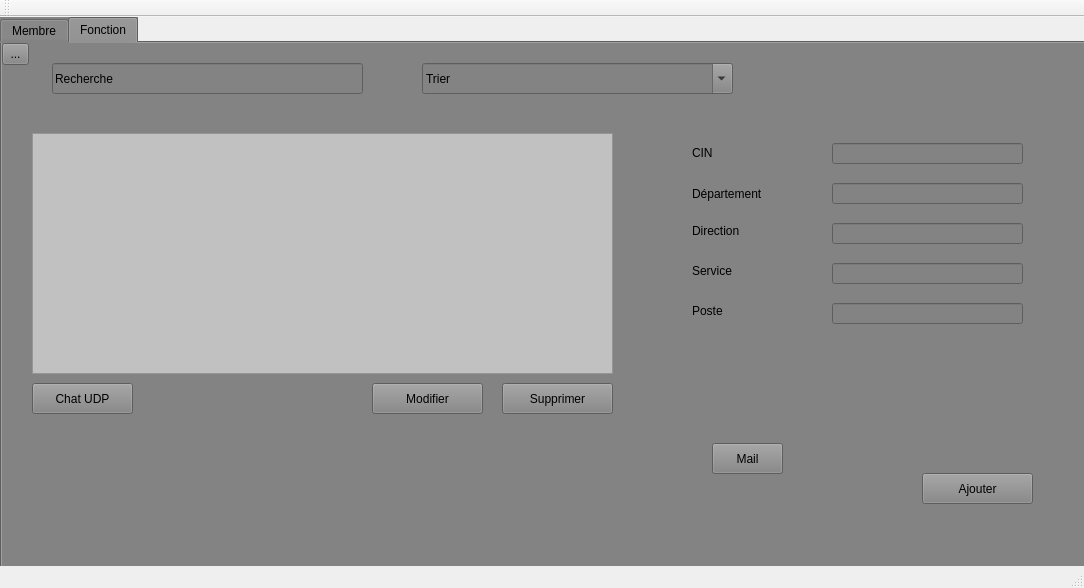
<?xml version="1.0" encoding="UTF-8"?>
<ui version="4.0">
 <class>MainWindow</class>
 <widget class="QMainWindow" name="MainWindow">
  <property name="geometry">
   <rect>
    <x>0</x>
    <y>0</y>
    <width>1084</width>
    <height>588</height>
   </rect>
  </property>
  <property name="windowTitle">
   <string>Gestion des Clients</string>
  </property>
  <widget class="QWidget" name="centralWidget">
   <widget class="QGroupBox" name="groupBox">
    <property name="geometry">
     <rect>
      <x>20</x>
      <y>30</y>
      <width>311</width>
      <height>161</height>
     </rect>
    </property>
    <property name="title">
     <string>Ajouter Client</string>
    </property>
    <widget class="QLabel" name="label">
     <property name="geometry">
      <rect>
       <x>10</x>
       <y>40</y>
       <width>47</width>
       <height>13</height>
      </rect>
     </property>
     <property name="text">
      <string>Nom</string>
     </property>
    </widget>
    <widget class="QLabel" name="label_2">
     <property name="geometry">
      <rect>
       <x>10</x>
       <y>80</y>
       <width>47</width>
       <height>13</height>
      </rect>
     </property>
     <property name="text">
      <string>Prénom</string>
     </property>
    </widget>
    <widget class="QLabel" name="label_3">
     <property name="geometry">
      <rect>
       <x>10</x>
       <y>120</y>
       <width>47</width>
       <height>13</height>
      </rect>
     </property>
     <property name="text">
      <string>Age</string>
     </property>
    </widget>
    <widget class="QLineEdit" name="lineEdit">
     <property name="geometry">
      <rect>
       <x>140</x>
       <y>40</y>
       <width>113</width>
       <height>20</height>
      </rect>
     </property>
    </widget>
    <widget class="QLineEdit" name="lineEdit_2">
     <property name="geometry">
      <rect>
       <x>140</x>
       <y>80</y>
       <width>113</width>
       <height>20</height>
      </rect>
     </property>
    </widget>
    <widget class="QLineEdit" name="lineEdit_3">
     <property name="geometry">
      <rect>
       <x>140</x>
       <y>120</y>
       <width>113</width>
       <height>20</height>
      </rect>
     </property>
    </widget>
   </widget>
   <widget class="QPushButton" name="pushButton">
    <property name="geometry">
     <rect>
      <x>250</x>
      <y>210</y>
      <width>75</width>
      <height>23</height>
     </rect>
    </property>
    <property name="text">
     <string>Ajouter</string>
    </property>
   </widget>
   <widget class="QTabWidget" name="tabWidget">
    <property name="geometry">
     <rect>
      <x>0</x>
      <y>0</y>
      <width>1091</width>
      <height>601</height>
     </rect>
    </property>
    <property name="styleSheet">
     <string notr="true">background-color: rgb(131, 131, 131);
font: 12pt &quot;Arial&quot;;



</string>
    </property>
    <property name="currentIndex">
     <number>1</number>
    </property>
    <widget class="QWidget" name="tab">
     <attribute name="title">
      <string>Membre</string>
     </attribute>
     <widget class="QFrame" name="frame">
      <property name="geometry">
       <rect>
        <x>30</x>
        <y>90</y>
        <width>591</width>
        <height>231</height>
       </rect>
      </property>
      <property name="styleSheet">
       <string notr="true">
background-color: rgb(193, 193, 193);

</string>
      </property>
      <property name="frameShape">
       <enum>QFrame::StyledPanel</enum>
      </property>
      <property name="frameShadow">
       <enum>QFrame::Raised</enum>
      </property>
     </widget>
     <widget class="QPushButton" name="pb_ajouter_2">
      <property name="geometry">
       <rect>
        <x>920</x>
        <y>420</y>
        <width>111</width>
        <height>31</height>
       </rect>
      </property>
      <property name="text">
       <string>Ajouter</string>
      </property>
     </widget>
     <widget class="QPushButton" name="pushButton_3">
      <property name="geometry">
       <rect>
        <x>400</x>
        <y>330</y>
        <width>101</width>
        <height>31</height>
       </rect>
      </property>
      <property name="text">
       <string>Modifier</string>
      </property>
     </widget>
     <widget class="QPushButton" name="pushButton_4">
      <property name="geometry">
       <rect>
        <x>520</x>
        <y>330</y>
        <width>101</width>
        <height>31</height>
       </rect>
      </property>
      <property name="text">
       <string>Supprimer</string>
      </property>
     </widget>
     <widget class="QLineEdit" name="le_id">
      <property name="geometry">
       <rect>
        <x>850</x>
        <y>100</y>
        <width>181</width>
        <height>21</height>
       </rect>
      </property>
     </widget>
     <widget class="QLineEdit" name="le_nom">
      <property name="geometry">
       <rect>
        <x>850</x>
        <y>140</y>
        <width>181</width>
        <height>21</height>
       </rect>
      </property>
     </widget>
     <widget class="QLineEdit" name="le_prenom">
      <property name="geometry">
       <rect>
        <x>850</x>
        <y>180</y>
        <width>181</width>
        <height>21</height>
       </rect>
      </property>
     </widget>
     <widget class="QLineEdit" name="lineEdit_7">
      <property name="geometry">
       <rect>
        <x>50</x>
        <y>20</y>
        <width>291</width>
        <height>31</height>
       </rect>
      </property>
      <property name="text">
       <string>Recherche</string>
      </property>
     </widget>
     <widget class="QFontComboBox" name="Trier">
      <property name="geometry">
       <rect>
        <x>410</x>
        <y>20</y>
        <width>301</width>
        <height>31</height>
       </rect>
      </property>
      <property name="currentText">
       <string>Trier</string>
      </property>
     </widget>
     <widget class="QPushButton" name="pushButton_5">
      <property name="geometry">
       <rect>
        <x>720</x>
        <y>400</y>
        <width>81</width>
        <height>31</height>
       </rect>
      </property>
      <property name="text">
       <string>Mail</string>
      </property>
     </widget>
     <widget class="QPushButton" name="pushButton_6">
      <property name="geometry">
       <rect>
        <x>30</x>
        <y>330</y>
        <width>101</width>
        <height>31</height>
       </rect>
      </property>
      <property name="text">
       <string>Chat UDP</string>
      </property>
     </widget>
     <widget class="QLineEdit" name="le_adr">
      <property name="geometry">
       <rect>
        <x>850</x>
        <y>220</y>
        <width>181</width>
        <height>21</height>
       </rect>
      </property>
     </widget>
     <widget class="QLineEdit" name="le_mail">
      <property name="geometry">
       <rect>
        <x>850</x>
        <y>260</y>
        <width>181</width>
        <height>21</height>
       </rect>
      </property>
     </widget>
     <widget class="QToolButton" name="toolButton_2">
      <property name="geometry">
       <rect>
        <x>0</x>
        <y>0</y>
        <width>27</width>
        <height>22</height>
       </rect>
      </property>
      <property name="text">
       <string>...</string>
      </property>
     </widget>
     <widget class="QLabel" name="label_8">
      <property name="geometry">
       <rect>
        <x>680</x>
        <y>100</y>
        <width>55</width>
        <height>16</height>
       </rect>
      </property>
      <property name="text">
       <string>CIN</string>
      </property>
     </widget>
     <widget class="QLabel" name="label_9">
      <property name="geometry">
       <rect>
        <x>680</x>
        <y>140</y>
        <width>55</width>
        <height>21</height>
       </rect>
      </property>
      <property name="text">
       <string>Nom</string>
      </property>
     </widget>
     <widget class="QLabel" name="label_10">
      <property name="geometry">
       <rect>
        <x>680</x>
        <y>180</y>
        <width>81</width>
        <height>16</height>
       </rect>
      </property>
      <property name="text">
       <string>Prénom</string>
      </property>
     </widget>
     <widget class="QLabel" name="label_11">
      <property name="geometry">
       <rect>
        <x>680</x>
        <y>220</y>
        <width>111</width>
        <height>16</height>
       </rect>
      </property>
      <property name="text">
       <string>Adresse</string>
      </property>
     </widget>
     <widget class="QLabel" name="label_12">
      <property name="geometry">
       <rect>
        <x>680</x>
        <y>260</y>
        <width>151</width>
        <height>16</height>
       </rect>
      </property>
      <property name="text">
       <string>Adresse Mail</string>
      </property>
     </widget>
     <widget class="QLabel" name="label_13">
      <property name="geometry">
       <rect>
        <x>680</x>
        <y>300</y>
        <width>131</width>
        <height>16</height>
       </rect>
      </property>
      <property name="text">
       <string>Numéro de Téléphone</string>
      </property>
     </widget>
     <widget class="QLabel" name="label_14">
      <property name="geometry">
       <rect>
        <x>680</x>
        <y>340</y>
        <width>141</width>
        <height>16</height>
       </rect>
      </property>
      <property name="text">
       <string>Date De Naissance</string>
      </property>
     </widget>
     <widget class="QLineEdit" name="le_num">
      <property name="geometry">
       <rect>
        <x>850</x>
        <y>300</y>
        <width>181</width>
        <height>21</height>
       </rect>
      </property>
     </widget>
     <widget class="QLineEdit" name="la_date">
      <property name="geometry">
       <rect>
        <x>850</x>
        <y>340</y>
        <width>181</width>
        <height>21</height>
       </rect>
      </property>
     </widget>
    </widget>
    <widget class="QWidget" name="tab_2">
     <attribute name="title">
      <string>Fonction</string>
     </attribute>
     <widget class="QFrame" name="frame_2">
      <property name="geometry">
       <rect>
        <x>30</x>
        <y>90</y>
        <width>581</width>
        <height>241</height>
       </rect>
      </property>
      <property name="styleSheet">
       <string notr="true">background-color: rgb(193, 193, 193);</string>
      </property>
      <property name="frameShape">
       <enum>QFrame::StyledPanel</enum>
      </property>
      <property name="frameShadow">
       <enum>QFrame::Raised</enum>
      </property>
     </widget>
     <widget class="QLineEdit" name="idf">
      <property name="geometry">
       <rect>
        <x>830</x>
        <y>100</y>
        <width>191</width>
        <height>21</height>
       </rect>
      </property>
     </widget>
     <widget class="QLineEdit" name="dep">
      <property name="geometry">
       <rect>
        <x>830</x>
        <y>140</y>
        <width>191</width>
        <height>21</height>
       </rect>
      </property>
     </widget>
     <widget class="QLineEdit" name="dir">
      <property name="geometry">
       <rect>
        <x>830</x>
        <y>180</y>
        <width>191</width>
        <height>21</height>
       </rect>
      </property>
     </widget>
     <widget class="QPushButton" name="pb_ajouter">
      <property name="geometry">
       <rect>
        <x>920</x>
        <y>430</y>
        <width>111</width>
        <height>31</height>
       </rect>
      </property>
      <property name="text">
       <string>Ajouter</string>
      </property>
     </widget>
     <widget class="QPushButton" name="pushButton_8">
      <property name="geometry">
       <rect>
        <x>370</x>
        <y>340</y>
        <width>111</width>
        <height>31</height>
       </rect>
      </property>
      <property name="text">
       <string>Modifier</string>
      </property>
     </widget>
     <widget class="QPushButton" name="pushButton_9">
      <property name="geometry">
       <rect>
        <x>500</x>
        <y>340</y>
        <width>111</width>
        <height>31</height>
       </rect>
      </property>
      <property name="text">
       <string>Supprimer</string>
      </property>
     </widget>
     <widget class="QFontComboBox" name="fontComboBox">
      <property name="geometry">
       <rect>
        <x>420</x>
        <y>20</y>
        <width>311</width>
        <height>31</height>
       </rect>
      </property>
      <property name="currentText">
       <string>Trier</string>
      </property>
     </widget>
     <widget class="QLineEdit" name="service">
      <property name="geometry">
       <rect>
        <x>830</x>
        <y>220</y>
        <width>191</width>
        <height>21</height>
       </rect>
      </property>
     </widget>
     <widget class="QLineEdit" name="poste">
      <property name="geometry">
       <rect>
        <x>830</x>
        <y>260</y>
        <width>191</width>
        <height>21</height>
       </rect>
      </property>
     </widget>
     <widget class="QPushButton" name="pushButton_10">
      <property name="geometry">
       <rect>
        <x>710</x>
        <y>400</y>
        <width>71</width>
        <height>31</height>
       </rect>
      </property>
      <property name="text">
       <string>Mail</string>
      </property>
     </widget>
     <widget class="QPushButton" name="pushButton_11">
      <property name="geometry">
       <rect>
        <x>30</x>
        <y>340</y>
        <width>101</width>
        <height>31</height>
       </rect>
      </property>
      <property name="text">
       <string>Chat UDP</string>
      </property>
     </widget>
     <widget class="QToolButton" name="toolButton">
      <property name="geometry">
       <rect>
        <x>0</x>
        <y>0</y>
        <width>27</width>
        <height>22</height>
       </rect>
      </property>
      <property name="text">
       <string>...</string>
      </property>
     </widget>
     <widget class="QLineEdit" name="lineEdit_17">
      <property name="geometry">
       <rect>
        <x>50</x>
        <y>20</y>
        <width>311</width>
        <height>31</height>
       </rect>
      </property>
      <property name="text">
       <string>Recherche</string>
      </property>
     </widget>
     <widget class="QLabel" name="label_4">
      <property name="geometry">
       <rect>
        <x>690</x>
        <y>100</y>
        <width>121</width>
        <height>20</height>
       </rect>
      </property>
      <property name="text">
       <string>CIN</string>
      </property>
     </widget>
     <widget class="QLabel" name="label_5">
      <property name="geometry">
       <rect>
        <x>690</x>
        <y>140</y>
        <width>71</width>
        <height>21</height>
       </rect>
      </property>
      <property name="text">
       <string>Département</string>
      </property>
     </widget>
     <widget class="QLabel" name="label_6">
      <property name="geometry">
       <rect>
        <x>690</x>
        <y>180</y>
        <width>81</width>
        <height>16</height>
       </rect>
      </property>
      <property name="text">
       <string>Direction</string>
      </property>
     </widget>
     <widget class="QLabel" name="label_7">
      <property name="geometry">
       <rect>
        <x>690</x>
        <y>220</y>
        <width>81</width>
        <height>16</height>
       </rect>
      </property>
      <property name="text">
       <string>Service</string>
      </property>
     </widget>
     <widget class="QLabel" name="label_15">
      <property name="geometry">
       <rect>
        <x>690</x>
        <y>260</y>
        <width>131</width>
        <height>16</height>
       </rect>
      </property>
      <property name="text">
       <string>Poste</string>
      </property>
     </widget>
    </widget>
   </widget>
  </widget>
  <widget class="QMenuBar" name="menuBar">
   <property name="geometry">
    <rect>
     <x>0</x>
     <y>0</y>
     <width>1084</width>
     <height>26</height>
    </rect>
   </property>
  </widget>
  <widget class="QToolBar" name="mainToolBar">
   <attribute name="toolBarArea">
    <enum>TopToolBarArea</enum>
   </attribute>
   <attribute name="toolBarBreak">
    <bool>false</bool>
   </attribute>
  </widget>
  <widget class="QStatusBar" name="statusBar"/>
 </widget>
 <layoutdefault spacing="6" margin="11"/>
 <resources/>
 <connections/>
</ui>
